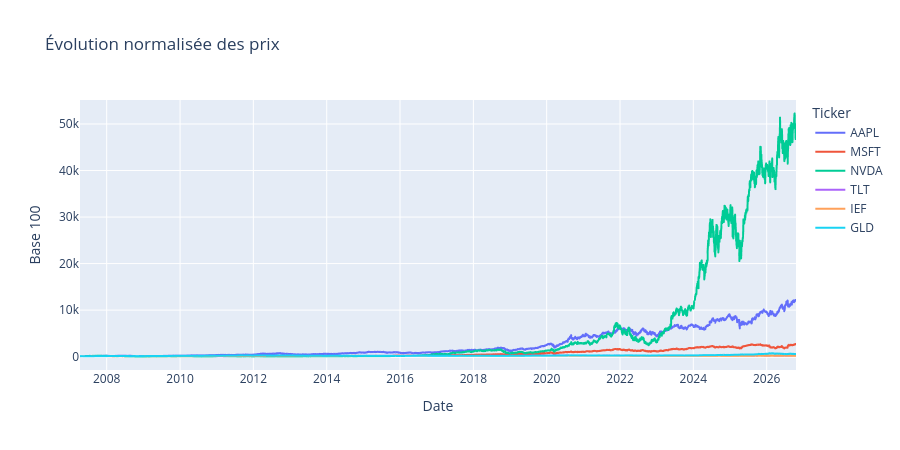

The notebook cell saved with this chart:
### Markdown cell above
## 3. Prix, rendements et statistiques de risque

### Code cell
normalized_prices = prices / prices.iloc[0] * 100
fig = px.line(normalized_prices, labels={"value": "Base 100", "variable": "Ticker", "Date": "Date"}, title="Évolution normalisée des prix")
fig.update_layout(height=450)
fig.show()

asset_stats = asset_metrics(returns, risk_free_rate=RISK_FREE_RATE)
p_ret = portfolio_returns(returns, weights)
portfolio_stats = portfolio_metrics(p_ret, risk_free_rate=RISK_FREE_RATE)
print("Statistiques du portefeuille équipondéré :")
for metric, value in portfolio_stats.items():
    print(f"{metric}: {value:.2%}" if metric != "Sharpe" else f"{metric}: {value:.3f}")
asset_stats.style.format({
    "Rendement annualisé": "{:.2%}",
    "Volatilité annualisée": "{:.2%}",
    "Sharpe": "{:.2f}",
    "Drawdown maximal": "{:.2%}",
})

### Figure 1 — Plotly figure (JSON) as saved in the notebook; plotly's stock layout.template omitted (floating-point values rounded to 4 significant figures; data arrays with more than 128 entries replaced by an {"elided": "..."} marker saying what was removed)
{"data": [{"hovertemplate": "Ticker=AAPL<br>Date=%{x}<br>Base 100=%{y}<extra></extra>", "legendgroup": "AAPL", "line": {"color": "#636efa", "dash": "solid"}, "marker": {"symbol": "circle"}, "mode": "lines", "name": "AAPL", "showlegend": true, "type": "scattergl", "x": {"elided": "4915 str values"}, "xaxis": "x", "y": {"elided": "4915 float values"}, "yaxis": "y"}, {"hovertemplate": "Ticker=MSFT<br>Date=%{x}<br>Base 100=%{y}<extra></extra>", "legendgroup": "MSFT", "line": {"color": "#EF553B", "dash": "solid"}, "marker": {"symbol": "circle"}, "mode": "lines", "name": "MSFT", "showlegend": true, "type": "scattergl", "x": {"elided": "4915 str values"}, "xaxis": "x", "y": {"elided": "4915 float values"}, "yaxis": "y"}, {"hovertemplate": "Ticker=NVDA<br>Date=%{x}<br>Base 100=%{y}<extra></extra>", "legendgroup": "NVDA", "line": {"color": "#00cc96", "dash": "solid"}, "marker": {"symbol": "circle"}, "mode": "lines", "name": "NVDA", "showlegend": true, "type": "scattergl", "x": {"elided": "4915 str values"}, "xaxis": "x", "y": {"elided": "4915 float values"}, "yaxis": "y"}, {"hovertemplate": "Ticker=TLT<br>Date=%{x}<br>Base 100=%{y}<extra></extra>", "legendgroup": "TLT", "line": {"color": "#ab63fa", "dash": "solid"}, "marker": {"symbol": "circle"}, "mode": "lines", "name": "TLT", "showlegend": true, "type": "scattergl", "x": {"elided": "4915 str values"}, "xaxis": "x", "y": {"elided": "4915 float values"}, "yaxis": "y"}, {"hovertemplate": "Ticker=IEF<br>Date=%{x}<br>Base 100=%{y}<extra></extra>", "legendgroup": "IEF", "line": {"color": "#FFA15A", "dash": "solid"}, "marker": {"symbol": "circle"}, "mode": "lines", "name": "IEF", "showlegend": true, "type": "scattergl", "x": {"elided": "4915 str values"}, "xaxis": "x", "y": {"elided": "4915 float values"}, "yaxis": "y"}, {"hovertemplate": "Ticker=GLD<br>Date=%{x}<br>Base 100=%{y}<extra></extra>", "legendgroup": "GLD", "line": {"color": "#19d3f3", "dash": "solid"}, "marker": {"symbol": "circle"}, "mode": "lines", "name": "GLD", "showlegend": true, "type": "scattergl", "x": {"elided": "4915 str values"}, "xaxis": "x", "y": {"elided": "4915 float values"}, "yaxis": "y"}], "layout": {"height": 450, "legend": {"title": {"text": "Ticker"}, "tracegroupgap": 0}, "title": {"text": "Évolution normalisée des prix"}, "xaxis": {"anchor": "y", "domain": [0, 1], "title": {"text": "Date"}}, "yaxis": {"anchor": "x", "domain": [0, 1], "title": {"text": "Base 100"}}}}
